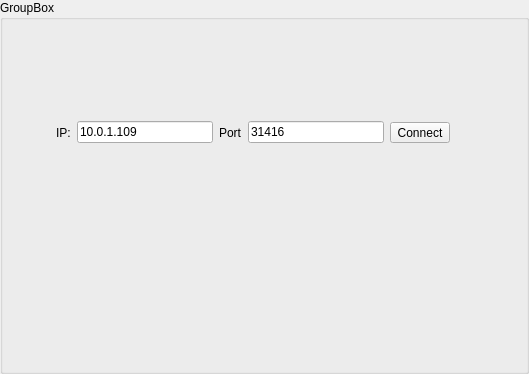
<?xml version="1.0" encoding="UTF-8"?>
<ui version="4.0">
 <class>gNodeTestWidget</class>
 <widget class="QGroupBox" name="gNodeTestWidget">
  <property name="geometry">
   <rect>
    <x>0</x>
    <y>0</y>
    <width>529</width>
    <height>374</height>
   </rect>
  </property>
  <property name="windowTitle">
   <string>GroupBox</string>
  </property>
  <property name="title">
   <string>GroupBox</string>
  </property>
  <widget class="QWidget" name="">
   <property name="geometry">
    <rect>
     <x>50</x>
     <y>120</y>
     <width>400</width>
     <height>25</height>
    </rect>
   </property>
   <layout class="QHBoxLayout" name="horizontalLayout">
    <item>
     <widget class="gWidgetTxRx" name="widget" native="true"/>
    </item>
    <item>
     <widget class="QLabel" name="label">
      <property name="text">
       <string>IP:</string>
      </property>
     </widget>
    </item>
    <item>
     <widget class="QLineEdit" name="ipEdit">
      <property name="text">
       <string>10.0.1.109</string>
      </property>
     </widget>
    </item>
    <item>
     <widget class="QLabel" name="label_2">
      <property name="text">
       <string>Port</string>
      </property>
     </widget>
    </item>
    <item>
     <widget class="QLineEdit" name="portEdit">
      <property name="text">
       <string>31416</string>
      </property>
     </widget>
    </item>
    <item>
     <widget class="QToolButton" name="connectBtn">
      <property name="text">
       <string>Connect</string>
      </property>
      <property name="checkable">
       <bool>true</bool>
      </property>
     </widget>
    </item>
   </layout>
  </widget>
 </widget>
 <customwidgets>
  <customwidget>
   <class>gWidgetTxRx</class>
   <extends>QWidget</extends>
   <header>gwidgettxrx.h</header>
   <container>1</container>
  </customwidget>
 </customwidgets>
 <resources/>
 <connections/>
</ui>
